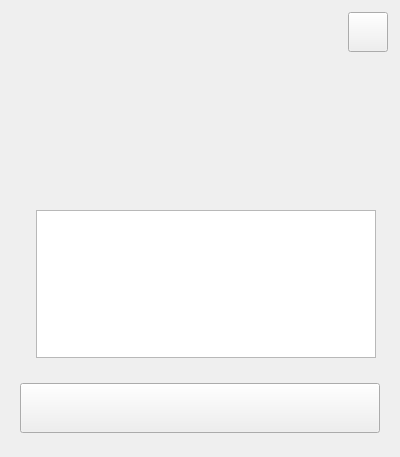
<?xml version="1.0" encoding="UTF-8"?>
<ui version="4.0">
 <class>OpenLicensePopup</class>
 <widget class="QMainWindow" name="OpenLicensePopup">
  <property name="geometry">
   <rect>
    <x>0</x>
    <y>0</y>
    <width>400</width>
    <height>457</height>
   </rect>
  </property>
  <property name="minimumSize">
   <size>
    <width>0</width>
    <height>0</height>
   </size>
  </property>
  <property name="maximumSize">
   <size>
    <width>16777215</width>
    <height>16777215</height>
   </size>
  </property>
  <property name="windowTitle">
   <string>MainWindow</string>
  </property>
  <widget class="QWidget" name="centralwidget">
   <property name="minimumSize">
    <size>
     <width>0</width>
     <height>0</height>
    </size>
   </property>
   <property name="maximumSize">
    <size>
     <width>16777215</width>
     <height>16777215</height>
    </size>
   </property>
   <layout class="QVBoxLayout" name="verticalLayout">
    <property name="spacing">
     <number>0</number>
    </property>
    <property name="leftMargin">
     <number>0</number>
    </property>
    <property name="topMargin">
     <number>0</number>
    </property>
    <property name="rightMargin">
     <number>0</number>
    </property>
    <property name="bottomMargin">
     <number>0</number>
    </property>
    <item>
     <spacer name="verticalSpacer">
      <property name="orientation">
       <enum>Qt::Vertical</enum>
      </property>
      <property name="sizeType">
       <enum>QSizePolicy::Fixed</enum>
      </property>
      <property name="sizeHint" stdset="0">
       <size>
        <width>20</width>
        <height>12</height>
       </size>
      </property>
     </spacer>
    </item>
    <item>
     <layout class="QHBoxLayout" name="horizontalLayout_6">
      <item>
       <widget class="QWidget" name="titlebar_widget" native="true">
        <property name="sizePolicy">
         <sizepolicy hsizetype="Preferred" vsizetype="Fixed">
          <horstretch>0</horstretch>
          <verstretch>0</verstretch>
         </sizepolicy>
        </property>
        <layout class="QHBoxLayout" name="horizontalLayout">
         <property name="spacing">
          <number>0</number>
         </property>
         <property name="leftMargin">
          <number>0</number>
         </property>
         <property name="topMargin">
          <number>0</number>
         </property>
         <property name="rightMargin">
          <number>0</number>
         </property>
         <property name="bottomMargin">
          <number>0</number>
         </property>
         <item>
          <spacer name="horizontalSpacer">
           <property name="orientation">
            <enum>Qt::Horizontal</enum>
           </property>
           <property name="sizeHint" stdset="0">
            <size>
             <width>40</width>
             <height>20</height>
            </size>
           </property>
          </spacer>
         </item>
         <item>
          <widget class="ClosePushButton" name="openLisencePopCloseBtn">
           <property name="minimumSize">
            <size>
             <width>40</width>
             <height>40</height>
            </size>
           </property>
           <property name="maximumSize">
            <size>
             <width>40</width>
             <height>40</height>
            </size>
           </property>
           <property name="text">
            <string/>
           </property>
          </widget>
         </item>
         <item>
          <spacer name="horizontalSpacer_4">
           <property name="orientation">
            <enum>Qt::Horizontal</enum>
           </property>
           <property name="sizeType">
            <enum>QSizePolicy::Fixed</enum>
           </property>
           <property name="sizeHint" stdset="0">
            <size>
             <width>12</width>
             <height>20</height>
            </size>
           </property>
          </spacer>
         </item>
        </layout>
       </widget>
      </item>
     </layout>
    </item>
    <item>
     <layout class="QHBoxLayout" name="horizontalLayout_2">
      <property name="spacing">
       <number>0</number>
      </property>
      <item>
       <spacer name="horizontalSpacer_3">
        <property name="orientation">
         <enum>Qt::Horizontal</enum>
        </property>
        <property name="sizeType">
         <enum>QSizePolicy::Fixed</enum>
        </property>
        <property name="sizeHint" stdset="0">
         <size>
          <width>26</width>
          <height>20</height>
         </size>
        </property>
       </spacer>
      </item>
      <item>
       <layout class="QVBoxLayout" name="verticalLayout_3">
        <property name="spacing">
         <number>0</number>
        </property>
        <item>
         <spacer name="verticalSpacer_9">
          <property name="orientation">
           <enum>Qt::Vertical</enum>
          </property>
          <property name="sizeType">
           <enum>QSizePolicy::Fixed</enum>
          </property>
          <property name="sizeHint" stdset="0">
           <size>
            <width>20</width>
            <height>10</height>
           </size>
          </property>
         </spacer>
        </item>
        <item>
         <widget class="QLabel" name="icon">
          <property name="sizePolicy">
           <sizepolicy hsizetype="Expanding" vsizetype="Fixed">
            <horstretch>0</horstretch>
            <verstretch>0</verstretch>
           </sizepolicy>
          </property>
          <property name="minimumSize">
           <size>
            <width>38</width>
            <height>38</height>
           </size>
          </property>
          <property name="maximumSize">
           <size>
            <width>16777215</width>
            <height>38</height>
           </size>
          </property>
          <property name="text">
           <string/>
          </property>
          <property name="alignment">
           <set>Qt::AlignCenter</set>
          </property>
         </widget>
        </item>
        <item>
         <spacer name="verticalSpacer_3">
          <property name="orientation">
           <enum>Qt::Vertical</enum>
          </property>
          <property name="sizeType">
           <enum>QSizePolicy::Fixed</enum>
          </property>
          <property name="sizeHint" stdset="0">
           <size>
            <width>20</width>
            <height>10</height>
           </size>
          </property>
         </spacer>
        </item>
        <item>
         <widget class="QLabel" name="purpleLive_label">
          <property name="text">
           <string/>
          </property>
          <property name="alignment">
           <set>Qt::AlignCenter</set>
          </property>
         </widget>
        </item>
        <item>
         <spacer name="verticalSpacer_4">
          <property name="orientation">
           <enum>Qt::Vertical</enum>
          </property>
          <property name="sizeType">
           <enum>QSizePolicy::Fixed</enum>
          </property>
          <property name="sizeHint" stdset="0">
           <size>
            <width>20</width>
            <height>4</height>
           </size>
          </property>
         </spacer>
        </item>
        <item>
         <widget class="QLabel" name="ncSoft_label">
          <property name="text">
           <string/>
          </property>
          <property name="alignment">
           <set>Qt::AlignCenter</set>
          </property>
         </widget>
        </item>
        <item>
         <spacer name="verticalSpacer_5">
          <property name="orientation">
           <enum>Qt::Vertical</enum>
          </property>
          <property name="sizeType">
           <enum>QSizePolicy::Fixed</enum>
          </property>
          <property name="sizeHint" stdset="0">
           <size>
            <width>20</width>
            <height>16</height>
           </size>
          </property>
         </spacer>
        </item>
        <item>
         <widget class="QLabel" name="verSion_label">
          <property name="text">
           <string/>
          </property>
          <property name="alignment">
           <set>Qt::AlignCenter</set>
          </property>
         </widget>
        </item>
        <item>
         <spacer name="verticalSpacer_6">
          <property name="orientation">
           <enum>Qt::Vertical</enum>
          </property>
          <property name="sizeType">
           <enum>QSizePolicy::Fixed</enum>
          </property>
          <property name="sizeHint" stdset="0">
           <size>
            <width>20</width>
            <height>4</height>
           </size>
          </property>
         </spacer>
        </item>
        <item>
         <widget class="QLabel" name="aboutInfo_label">
          <property name="text">
           <string/>
          </property>
          <property name="alignment">
           <set>Qt::AlignCenter</set>
          </property>
         </widget>
        </item>
        <item>
         <spacer name="verticalSpacer_7">
          <property name="orientation">
           <enum>Qt::Vertical</enum>
          </property>
          <property name="sizeType">
           <enum>QSizePolicy::Fixed</enum>
          </property>
          <property name="sizeHint" stdset="0">
           <size>
            <width>20</width>
            <height>16</height>
           </size>
          </property>
         </spacer>
        </item>
       </layout>
      </item>
      <item>
       <spacer name="horizontalSpacer_6">
        <property name="orientation">
         <enum>Qt::Horizontal</enum>
        </property>
        <property name="sizeType">
         <enum>QSizePolicy::Fixed</enum>
        </property>
        <property name="sizeHint" stdset="0">
         <size>
          <width>26</width>
          <height>20</height>
         </size>
        </property>
       </spacer>
      </item>
     </layout>
    </item>
    <item>
     <layout class="QHBoxLayout" name="horizontalLayout_5">
      <property name="spacing">
       <number>0</number>
      </property>
      <item>
       <spacer name="horizontalSpacer_7">
        <property name="orientation">
         <enum>Qt::Horizontal</enum>
        </property>
        <property name="sizeType">
         <enum>QSizePolicy::Fixed</enum>
        </property>
        <property name="sizeHint" stdset="0">
         <size>
          <width>20</width>
          <height>1</height>
         </size>
        </property>
       </spacer>
      </item>
      <item>
       <widget class="QWidget" name="textEditWidget" native="true">
        <property name="sizePolicy">
         <sizepolicy hsizetype="Expanding" vsizetype="Expanding">
          <horstretch>0</horstretch>
          <verstretch>0</verstretch>
         </sizepolicy>
        </property>
        <layout class="QHBoxLayout" name="horizontalLayout_7">
         <property name="spacing">
          <number>0</number>
         </property>
         <property name="leftMargin">
          <number>0</number>
         </property>
         <property name="topMargin">
          <number>0</number>
         </property>
         <property name="rightMargin">
          <number>0</number>
         </property>
         <property name="bottomMargin">
          <number>0</number>
         </property>
         <item>
          <spacer name="horizontalSpacer_2">
           <property name="orientation">
            <enum>Qt::Horizontal</enum>
           </property>
           <property name="sizeType">
            <enum>QSizePolicy::Fixed</enum>
           </property>
           <property name="sizeHint" stdset="0">
            <size>
             <width>16</width>
             <height>20</height>
            </size>
           </property>
          </spacer>
         </item>
         <item>
          <layout class="QVBoxLayout" name="verticalLayout_2">
           <property name="spacing">
            <number>0</number>
           </property>
           <item>
            <spacer name="verticalSpacer_8">
             <property name="orientation">
              <enum>Qt::Vertical</enum>
             </property>
             <property name="sizeType">
              <enum>QSizePolicy::Fixed</enum>
             </property>
             <property name="sizeHint" stdset="0">
              <size>
               <width>20</width>
               <height>4</height>
              </size>
             </property>
            </spacer>
           </item>
           <item>
            <layout class="QHBoxLayout" name="horizontalLayout_8">
             <property name="spacing">
              <number>0</number>
             </property>
             <item>
              <widget class="QTextEdit" name="licensePolicyTextEdit">
               <property name="enabled">
                <bool>true</bool>
               </property>
              </widget>
             </item>
             <item>
              <spacer name="horizontalSpacer_10">
               <property name="orientation">
                <enum>Qt::Horizontal</enum>
               </property>
               <property name="sizeType">
                <enum>QSizePolicy::Fixed</enum>
               </property>
               <property name="sizeHint" stdset="0">
                <size>
                 <width>4</width>
                 <height>20</height>
                </size>
               </property>
              </spacer>
             </item>
            </layout>
           </item>
          </layout>
         </item>
        </layout>
       </widget>
      </item>
      <item>
       <spacer name="horizontalSpacer_8">
        <property name="orientation">
         <enum>Qt::Horizontal</enum>
        </property>
        <property name="sizeType">
         <enum>QSizePolicy::Fixed</enum>
        </property>
        <property name="sizeHint" stdset="0">
         <size>
          <width>20</width>
          <height>1</height>
         </size>
        </property>
       </spacer>
      </item>
     </layout>
    </item>
    <item>
     <spacer name="verticalSpacer_11">
      <property name="orientation">
       <enum>Qt::Vertical</enum>
      </property>
      <property name="sizeType">
       <enum>QSizePolicy::Fixed</enum>
      </property>
      <property name="sizeHint" stdset="0">
       <size>
        <width>20</width>
        <height>25</height>
       </size>
      </property>
     </spacer>
    </item>
    <item>
     <layout class="QVBoxLayout" name="verticalLayout_4">
      <property name="spacing">
       <number>0</number>
      </property>
      <item>
       <layout class="QHBoxLayout" name="horizontalLayout_3">
        <property name="spacing">
         <number>0</number>
        </property>
        <item>
         <spacer name="horizontalSpacer_9">
          <property name="orientation">
           <enum>Qt::Horizontal</enum>
          </property>
          <property name="sizeType">
           <enum>QSizePolicy::Fixed</enum>
          </property>
          <property name="sizeHint" stdset="0">
           <size>
            <width>20</width>
            <height>20</height>
           </size>
          </property>
         </spacer>
        </item>
        <item>
         <widget class="QPushButton" name="ok_btn">
          <property name="sizePolicy">
           <sizepolicy hsizetype="Expanding" vsizetype="Fixed">
            <horstretch>0</horstretch>
            <verstretch>0</verstretch>
           </sizepolicy>
          </property>
          <property name="minimumSize">
           <size>
            <width>0</width>
            <height>50</height>
           </size>
          </property>
          <property name="maximumSize">
           <size>
            <width>16777215</width>
            <height>50</height>
           </size>
          </property>
          <property name="text">
           <string/>
          </property>
         </widget>
        </item>
        <item>
         <spacer name="horizontalSpacer_5">
          <property name="orientation">
           <enum>Qt::Horizontal</enum>
          </property>
          <property name="sizeType">
           <enum>QSizePolicy::Fixed</enum>
          </property>
          <property name="sizeHint" stdset="0">
           <size>
            <width>20</width>
            <height>20</height>
           </size>
          </property>
         </spacer>
        </item>
       </layout>
      </item>
     </layout>
    </item>
    <item>
     <spacer name="verticalSpacer_2">
      <property name="orientation">
       <enum>Qt::Vertical</enum>
      </property>
      <property name="sizeType">
       <enum>QSizePolicy::Fixed</enum>
      </property>
      <property name="sizeHint" stdset="0">
       <size>
        <width>20</width>
        <height>24</height>
       </size>
      </property>
     </spacer>
    </item>
    <item>
     <widget class="QWidget" name="webEngine_widget" native="true">
      <layout class="QHBoxLayout" name="horizontalLayout_4">
       <property name="spacing">
        <number>0</number>
       </property>
       <property name="leftMargin">
        <number>0</number>
       </property>
       <property name="topMargin">
        <number>0</number>
       </property>
       <property name="rightMargin">
        <number>0</number>
       </property>
       <property name="bottomMargin">
        <number>0</number>
       </property>
      </layout>
     </widget>
    </item>
   </layout>
  </widget>
 </widget>
 <customwidgets>
  <customwidget>
   <class>ClosePushButton</class>
   <extends>QPushButton</extends>
   <header>StartUpWidgetPushButtons.h</header>
  </customwidget>
 </customwidgets>
 <resources/>
 <connections/>
</ui>
